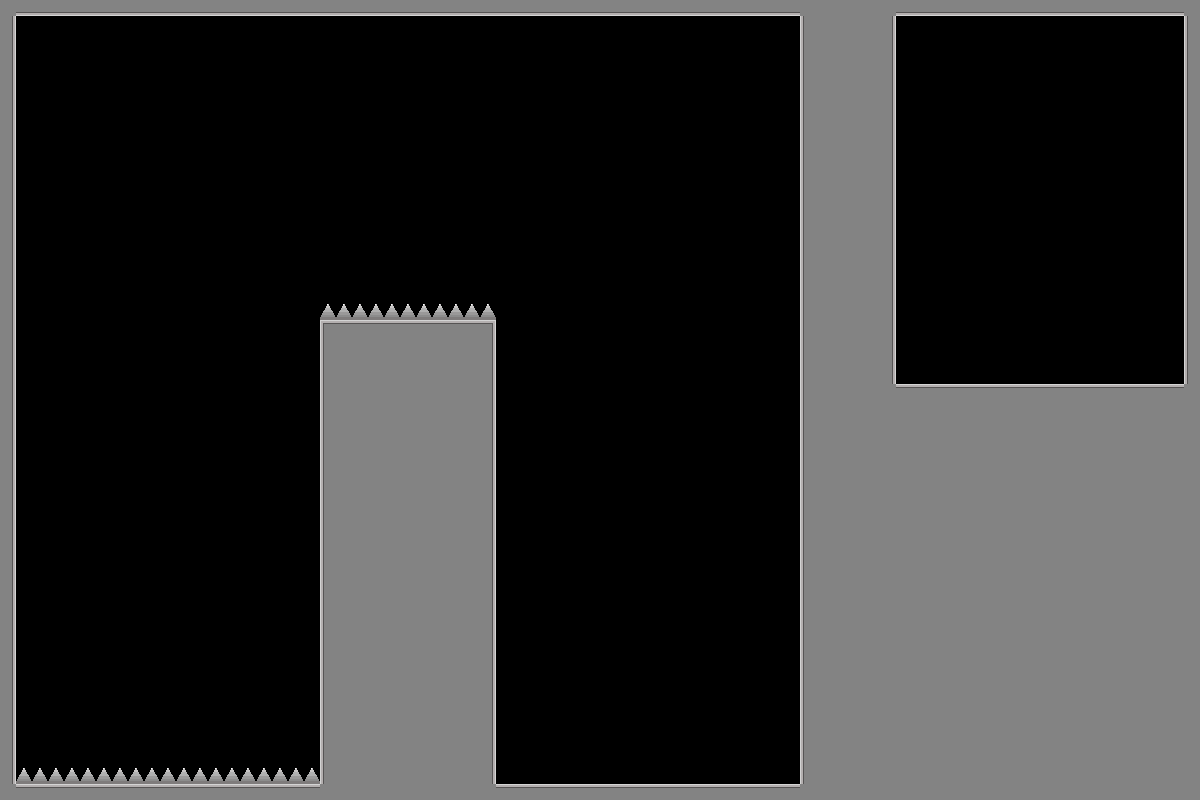

Below is a game level as drawn by its tile map, then a one-line description and the .tmx that defines it (tile-layer data replaced by summaries):
An orthogonal 75x50 tile map with 16x16 px tiles, 1 tile layer (Tile Layer 1) and 5 objects (2x gravity_swap, bad_guy, ghost_bullet, clock).

<map version="1.10" tiledversion="1.12.2" orientation="orthogonal" renderorder="right-down" width="75" height="50" tilewidth="16" tileheight="16" infinite="0" nextlayerid="3" nextobjectid="8">
 <tileset firstgid="1" source="place_holder_tileset.tsx" />
 <layer id="1" name="Tile Layer 1" width="75" height="50">
  <data>[3750 cells, 1333 non-empty, 8 distinct tile ids]</data>
 </layer>
 <objectgroup id="2" name="object_layer">
  <object id="1" name="bad_guy" x="1020.59" y="273.968" width="40" height="110">
   <properties>
    <property name="obj_type" value="bad_guy" />
   </properties>
  </object>
  <object id="2" name="ghost_bullet" x="312.634" y="24.6652" width="60" height="60">
   <properties>
    <property name="ability_type" value="ghost_bullet" />
   </properties>
  </object>
  <object id="3" name="gravity_swap" x="113.996" y="135.471" width="100" height="100">
   <properties>
    <property name="ability_type" value="gravity_swap" />
   </properties>
  </object>
  <object id="5" name="gravity_swap" x="598.174" y="106.186" width="100" height="100">
   <properties>
    <property name="ability_type" value="gravity_swap" />
   </properties>
  </object>
  <object id="7" name="time_stop" type="clock" x="406.108" y="18.5699" width="80" height="80">
   <properties>
    <property name="ability_type" value="clock" />
   </properties>
   <ellipse />
  </object>
 </objectgroup>
</map>
